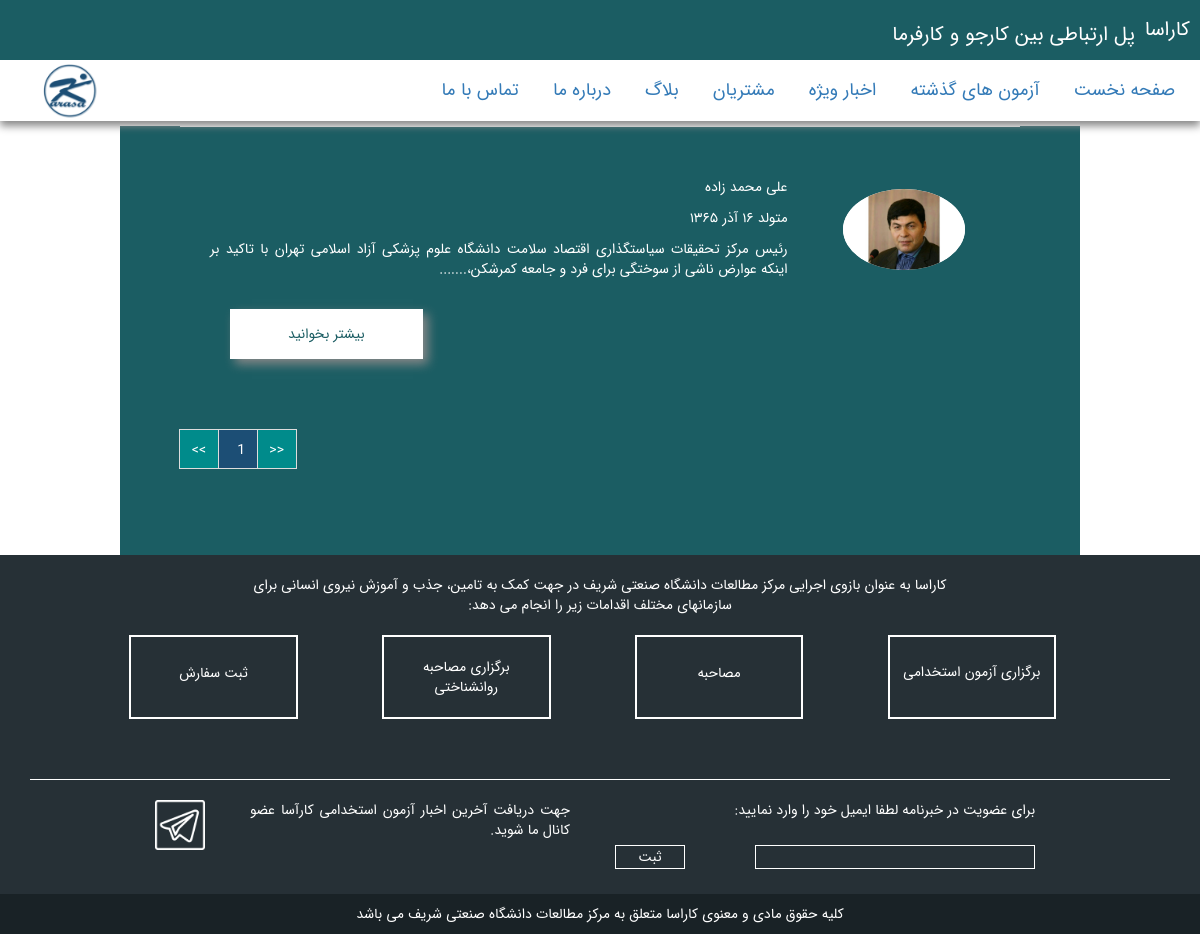
Page /allInterviws.php on the committed database.
### tables this page shows
CREATE TABLE mosahebe(ID int NOT NULL AUTO_INCREMENT,
                      XMLNAME VARCHAR(300),
                      topic VARCHAR(300),
                      birthday VARCHAR(300),
                      Mokhtasar VARCHAR(1000),
                      image VARCHAR(1000),
                      time TIMESTAMP,
                      pishnevis INT DEFAULT 0,
                      realtime VARCHAR(200),
                      mahbobiat int DEFAULT 0,
                      post_name VARCHAR(300) DEFAULT "",
                      dastebandi VARCHAR(300),
  PRIMARY KEY (ID)) DEFAULT CHARSET=utf8;

### allInterviws.php (the view, shortened to what this page needs)
<?php
include '/Settings.php';
?>
<!DOCTYPE html>
<html lang="fa" dir="rtl">
<head>
    <link rel="stylesheet" href="/css/bootstrap.css"/>
    <link rel="stylesheet" href="/css/global.css"/>
    <link rel="stylesheet" href="/css/home.css"/>
    <link rel="stylesheet" href="/css/blogMain.css"/>
    <link rel="stylesheet" href="/css/allInts.css"/>
    <link rel="stylesheet" href="https://cdnjs.cloudflare.com/ajax/libs/font-awesome/4.7.0/css/font-awesome.min.css">
</head>
<body>
<?php
include '/Header.php';
?>
<div class ="container grayColor main">
    <div class="row">
        <div class="col-md-12">
            <div id="replacepagination" >
                <?php
                $page = 1;
                $a = ($page-1)*5;
                $query = "SELECT * FROM mosahebe LIMIT $a , 5;";
                $result = $connection->query($query);
                while ($row=$result->fetch_assoc()) {
                    $name=$row['topic'];
                    $birthday=$row['birthday'];
                    $image = $row['image'];
                    if(strlen($image)>0)
                        $image = substr($image,3);
                    $link = '/mosahebe/'.$row['post_name'];
                    $mokhtasar = $row['Mokhtasar'];
                    ?>
                    <div class="col-md-12 bio col-xs-12">
                        <div class="col-md-9 col-sm-9 col-xs-9">
                            <h2 class="h4size">
                                <?php echo $name ; ?>
                            </h2>
                            <?php
                            if(strlen($birthday)>0){
                                ?>
                                <h5 class="h5size">
                                    متولد
                                    <?php echo $birthday ; ?>
                                </h5>
                                <?php
                            }
                            ?>
                            <p class="text-justify">
                                <?php echo $mokhtasar ; ?>
                            </p>
                            <a href="<?php echo $link ?>">
                                <div class="col-md-4 button col-sm-12 col-xs-12">
                                    بیشتر بخوانید
                                </div>
                            </a>
                        </div>
                        <?php
                        if (strlen($image)>0){
                            ?>
                            <div class=" col-md-3 col-sm-3 col-xs-3 parimg">
                                <img src="<?php echo $image ?>" class="circle circleIn">
                            </div>
                        <?php }
                        ?>
                    </div>
                    <?php
                }
                $query = "SELECT * FROM mosahebe;" ;
                $result = $connection->query($query);
                $pagenum = $result->num_rows;
                ?>
                <div class="pagination-container pull-left">
                    <ul class="pagination">
                        <li id="-1" class="PagedList-skipToNext paginationoldInterviews" rel="prev"> >> </li>
                        <?php
                        $x = ($pagenum+4) / 5 ;
                        for ($i=1 ; $i <= min($x,2) ; $i++){
                            ?>
                            <li id="<?php echo $i?>" class="paginationoldInterviews <?php if ($i==1) echo "active" ?> "><?php echo $i?></li>
                            <?php
                        }
                            ?>
                        <li id="-2" class="PagedList-skipToNext paginationoldInterviews" rel="next"> << </li>
                    </ul>
                </div>
            </div>
        </div>
    </div>
</div>
<?php
include '/Footer.php';
?>
</body>
</html>

### css/global.css (style rules this page uses)
body { font-family: IRANSans,BYekan; max-width: 1600px; margin: auto; }
ul, menu, dir { -webkit-padding-start: 10px; }
.grayColor { background-color : rgb(247,247,247); }
.container { width: 80%; margin: 0 auto; padding: 20px 30px; float: left; margin-left: 10%; }
.h2size,h2 { font-size: 20px; }
.h4size,h4 { font-size: 14px; }
.h5size ,h5 { font-size: 14px; }
h1, h2, h3, h4, h5, h6, .h1, .h2, .h3, .h4, .h5, .h6 { line-height: 1.5; }

### css/home.css (style rules this page uses)
.pagination li { width: 40px; height: 40px; position: relative; float: left; padding: 10px 12px; margin-left: -1px; line-height: 1.428571429; text-decoration: none; background-color: #ffffff; border: 1px solid #dddddd; }
.active { background-color: #1c4e75 !important; color: white; }

### css/blogMain.css (style rules this page uses)
.main { padding: 0; color: rgb(27,93,99); }
.button { display: flex; justify-content: space-between; margin-bottom: 20px; background-color: white; box-shadow: 5px 5px 10px #888888; display: flex; justify-content: center; align-items: center; height: 50px; margin: 20px; color: rgb(27,93,99); }
.bio { padding-top: 10px; border-bottom: 1px solid white; padding-top: 30px; padding-bottom: 30px; }
.parimg { padding: 0; margin-top: 4%; }
.circle { background-color: white; border-radius: 50%; width: 60%; height: 60%; margin-right: 20%; color: rgb(27,93,99); text-align: center; float: right; }
.circleIn { font-size: 70px; color: rgb(27,93,99); }

### css/allInts.css (style rules this page uses)
.main { background-color: rgb(27,93,99); color: white; padding: 5%; padding-top: 0; }
.pagination li { background-color:darkcyan; color: white; }
.bio { border-bottom: 0px ; border-top: 1px solid white; }

### rows in the picture
mosahebe: topic "علی محمد زاده", birthday "۱۶ آذر ۱۳۶۵", Mokhtasar "رئیس مرکز تحقیقات سیاستگذاری اقتصاد سلامت دانشگاه علوم پزشکی آزاد اسلامی تهران با تاکید بر اینکه عوارض ناشی از سوختگی برای فرد و جامعه کمرشکن،.......", image (picture)
